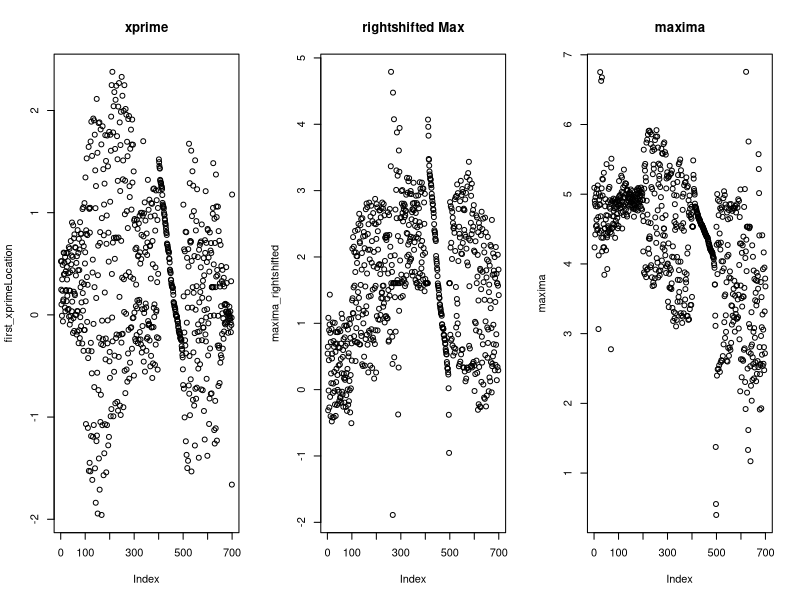
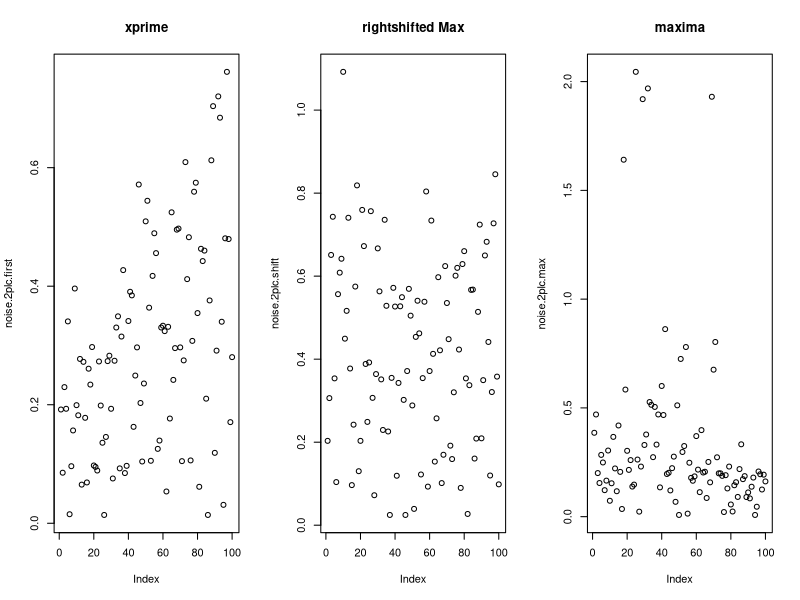
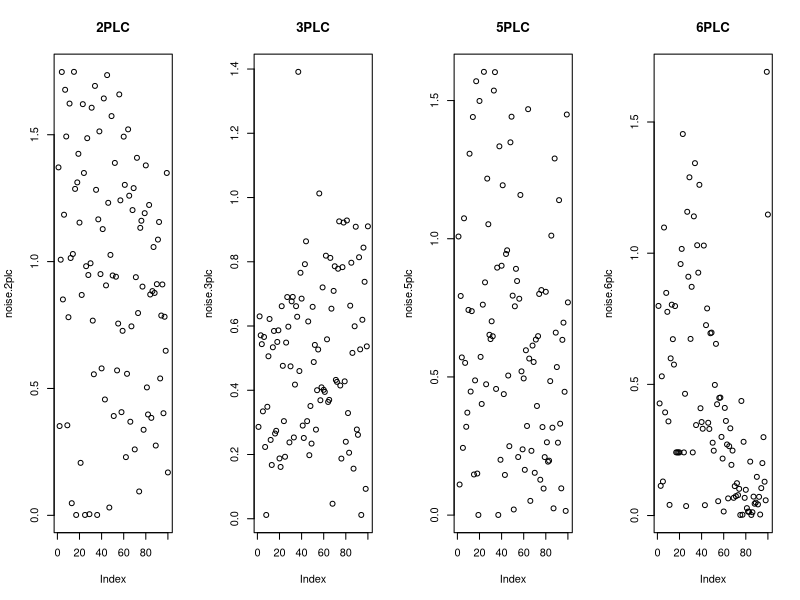
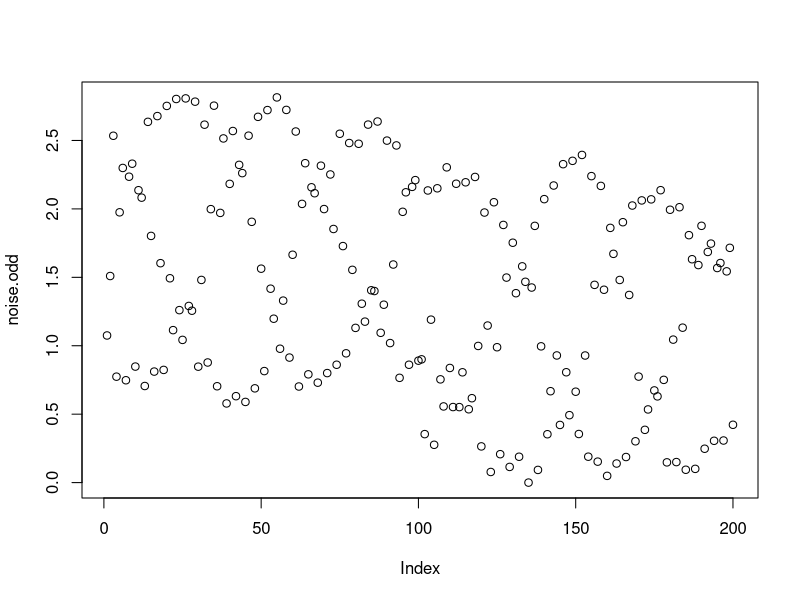

These charts were generated, in order, by the following R code:
# We want to look at the emmitance data taken so far to find the full width 50 and 
# Investigate any anomolus readings as necessary. 


setwd("C:\\Users\\smellin\\Desktop\\FinalProject")


#library(tictoc)
#library(boot)
#library(ggplot2)
#library(plotly)


# # load the data sample ; THIS ENDED UP NOT BEING A USEFUL WAY
# To Acess the data
# 
# # this data was all taken on the 23rd of November
# twoPLC.test <- read.csv("CurrentReadings2PLCs_11_23.csv")
# threePLC.test <- read.csv("CurrentReadings3PLCs_11_23.csv")
# fourPLC.test <- read.csv("CurrentReadings4PLCs_11_23.csv")
# fivePLC.test <- read.csv("CurrentReadings5PLCs_11_23.csv")
# sixPLC.test <- read.csv("CurrentReadings6PLCs_11_23.csv")
# # this data was taken perviously, aproximately 30 minutes
# # appart on the 15th of November
# twoA.PLC.test <- read.csv("CurrentReadings2PLC100.csv")
# threeB.PLC.test <- read.csv("CurrentReadings2PLC100num2.csv")

##
# next we need to select the data we are interested in
# we are going to look at the 1st set of currents, the location 
# of the max current, and 5 steps before the max current. 

# due to difficutlties with the stage, and a drift in location of the
# maxima (possibly also associated with stage step mis-match in y)
# we cannot simply say take the middle data point. 
# I had to go though and find the maxima on each of the data sets 
# by eye (which was done in excell)

# maxima <- array(data=NA, dim =  c(7,100))
# maxima_rightshifted <-array(data=NA, dim =  c(7,100))
# first_xprimeLocation <- array(data,NA, dim = c(7,100))

# initally I was going to write a script to do this, but because of the
# lack of consistancy , I have hacked the data and  just made the arrays 
# that I want. 
maxima.test <- read.delim("maxima.txt", header = FALSE, sep="\n")
maxima <- maxima.test[,1]
maxima_rightshifted.test <- read.delim("rightshifted.csv", header = FALSE, sep="\n")
maxima_rightshifted <- maxima_rightshifted.test[,1]
first_xprimeLocation.test <- read.delim("xprime_1.csv", header = FALSE, sep="\n")
first_xprimeLocation <- first_xprimeLocation.test[,1]




# UGH, Reading this is a mess, so I'm gonna continue to hack
# I have to go through and remove any negitive currents, negitive current 
# represents electrons in the detector which are typically repelled
# by the bias applied to the detector. The exception for this is that in the first location
# negitive currents may be a product of the noise
# I also want to remove any data that is wildly out of sync with the rest; 
# I also don't think I need to look at any outliers. 
# I expect outliers are caused by errors in reading that are 
# outside of the noise we are looking at, these are things like
# the system being bumped as people walk around the lab, 
# but not the noise caused by the floor vibrating when 
# people are walking around and not physically hitting the 
# system. 
#old.par <- par(mfrow=c(1,2))
#plot(first_xprimeLocation, main="PreClean")
for (i in 1:700){
  if ( maxima[i] >= (median(maxima)+3*sd(maxima)) || maxima[i] <= (median(maxima)-4*sd(maxima))){
    maxima[i] = median(maxima)
  }
  
  if (maxima_rightshifted[i] >= (median(maxima_rightshifted)+2.5*sd(maxima_rightshifted)) || maxima_rightshifted[i] <= (median(maxima_rightshifted)-2.5*sd(maxima_rightshifted))){
    maxima_rightshifted[i] = median(maxima_rightshifted)
  }
  if (first_xprimeLocation[i] >= (median(first_xprimeLocation)+2.5*sd(maxima))|| first_xprimeLocation[i] <= (median(first_xprimeLocation)-2.5*sd(first_xprimeLocation))){
    first_xprimeLocation[i] = median(first_xprimeLocation)
  }
}
#plot(first_xprimeLocation, main="postClean")
#par(old.par)

old.par <- par(mfrow=c(1, 3))
plot(first_xprimeLocation, main = "xprime")
plot(maxima_rightshifted, main = "rightshifted Max")
plot(maxima, main="maxima")
par(old.par)

# looking at the data cleaned up shows me that there wasn't 
# consistent amounts of noise across samples, 
# but that there was no noticible relationship
# between PLC and amount of noise, 

# however we can really check this by running our code from week 7
# we need to set the data up in a way that we can actually run our 
# week 7 code. so we can run a loop though the data

# noise across a single sample

noise.2plc.first = abs(first_xprimeLocation[1:100]-median(first_xprimeLocation[1:100]))
noise.2plc.shift = abs(maxima_rightshifted[1:100]-median(maxima_rightshifted[1:100]))
noise.2plc.max = abs(maxima[1:100]-median(maxima[1:100]))
#print('the model for the first area of data collection is')
#FUNCION(noise.2plc.first)
#print('the model for the area 25 micrometers from the maxima is')
#print(FUNCION(noise.2plc.first))
#print('the model for the area at maxima is')
#print(FUNCTION(noise.2plc.max))
old.par <- par(mfrow=c(1, 3))
plot(noise.2plc.first, main = "xprime")
plot(noise.2plc.shift, main = "rightshifted Max")
plot(noise.2plc.max, main="maxima")
par(old.par)

#
# noise across samples 2, 3, 5 & 6

old.par <- par(mfrow=c(1, 4))

noise.2plc = abs(first_xprimeLocation[201:300]-median(first_xprimeLocation[201:300]))
noise.3plc = abs(first_xprimeLocation[301:400]-median(first_xprimeLocation[301:400]))
noise.5plc = abs(first_xprimeLocation[501:600]-median(first_xprimeLocation[501:600]))
noise.6plc = abs(first_xprimeLocation[601:700]-median(first_xprimeLocation[601:700]))

plot(noise.2plc, main = "2PLC")
plot(noise.3plc, main = "3PLC")
plot(noise.5plc, main="5PLC")
plot(noise.6plc, main="6PLC")
par(old.par)

##

# Wierd visual area

noise.odd = maxima[201:400] - min(maxima[201:400])
plot(noise.odd)

